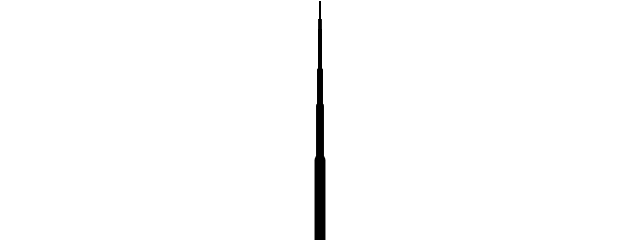
Frame 1 (no input)
Frame 60 (no input): identical to frame 1, image omitted
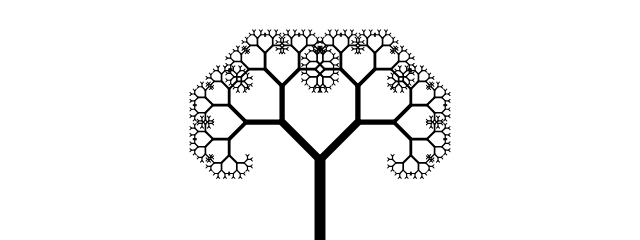
Frame 120 (the mouse pressed at the canvas centre since frame 60)

The p5.js sketch that drew these frames (run headless with seeded random() and noise() and a simulated clock; from frame 60 on, the mouse is pressed at the canvas centre):

// p5.js sketch
// ── sketch.js
// The Nature of Code
// Daniel Shiffman
// http://natureofcode.com

// Recursive Tree
// Renders a simple tree-like structure via recursion
// Branching angle calculated as a function of horizontal mouse position

let angle;

function setup() {
  createCanvas(640, 240);
}

function draw() {
  background(255);
  // Mapping the angle between 0 to 90° (HALF_PI) according to mouseX
  angle = map(mouseX, 0, width, 0, HALF_PI);

  // Start the tree from the bottom of the canvas
  translate(width / 2, height);
  stroke(0);
  branch(80);
}

// Each branch now receives its length as an argument.
function branch(len) {
  let sw = map(len, 2, 120, 1, 16);
  strokeWeight(sw);

  line(0, 0, 0, -len);
  translate(0, -len);

  //{!1} Each branch’s length shrinks by two-thirds.
  len *= 0.67;

  if (len > 2) {
    push();
    rotate(angle);
    //{!1} Subsequent calls to branch() include the length argument.
    branch(len);
    pop();

    push();
    rotate(-angle);
    branch(len);
    pop();
  }
}
